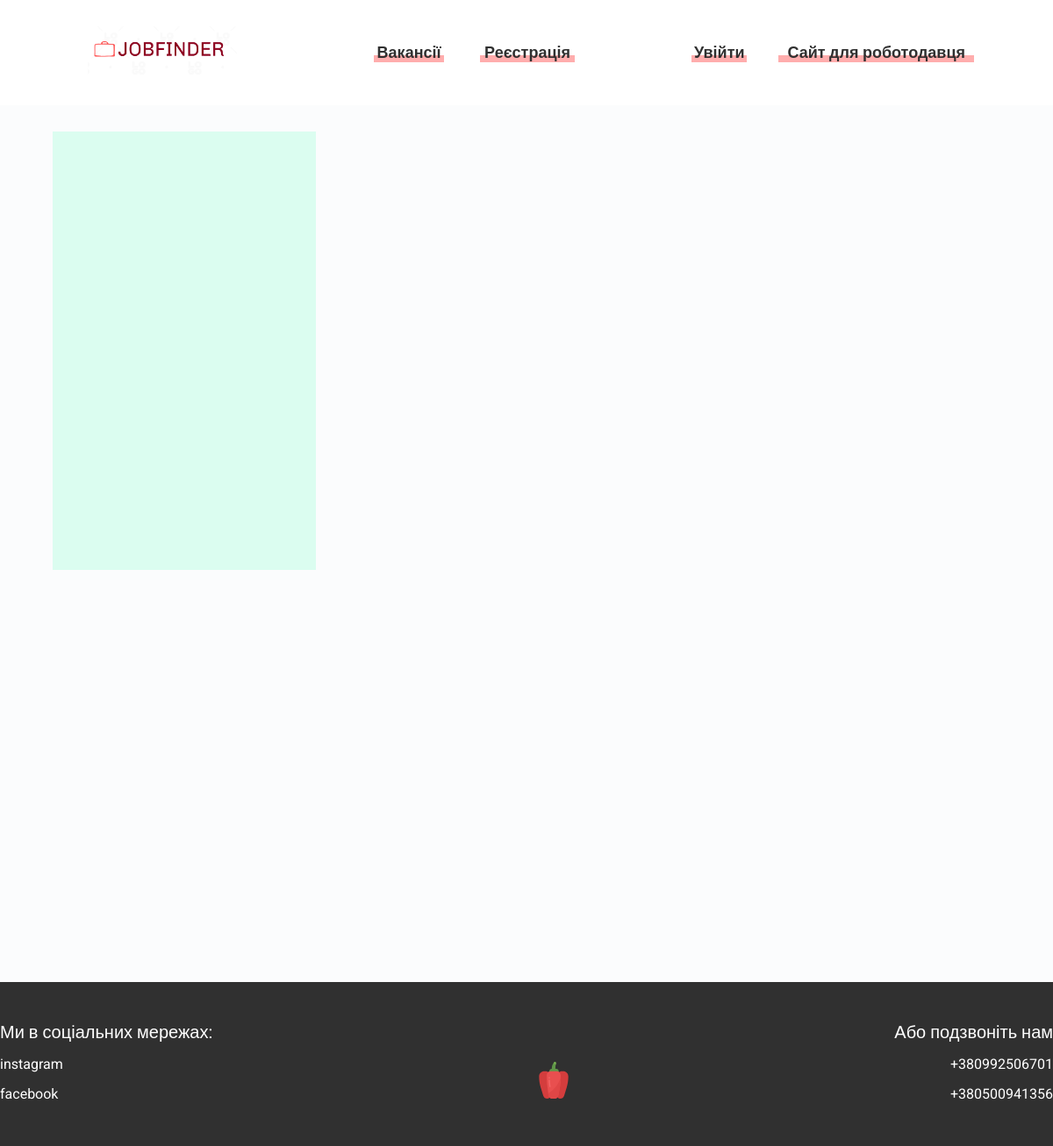
Before: /vacancies with the older database file.
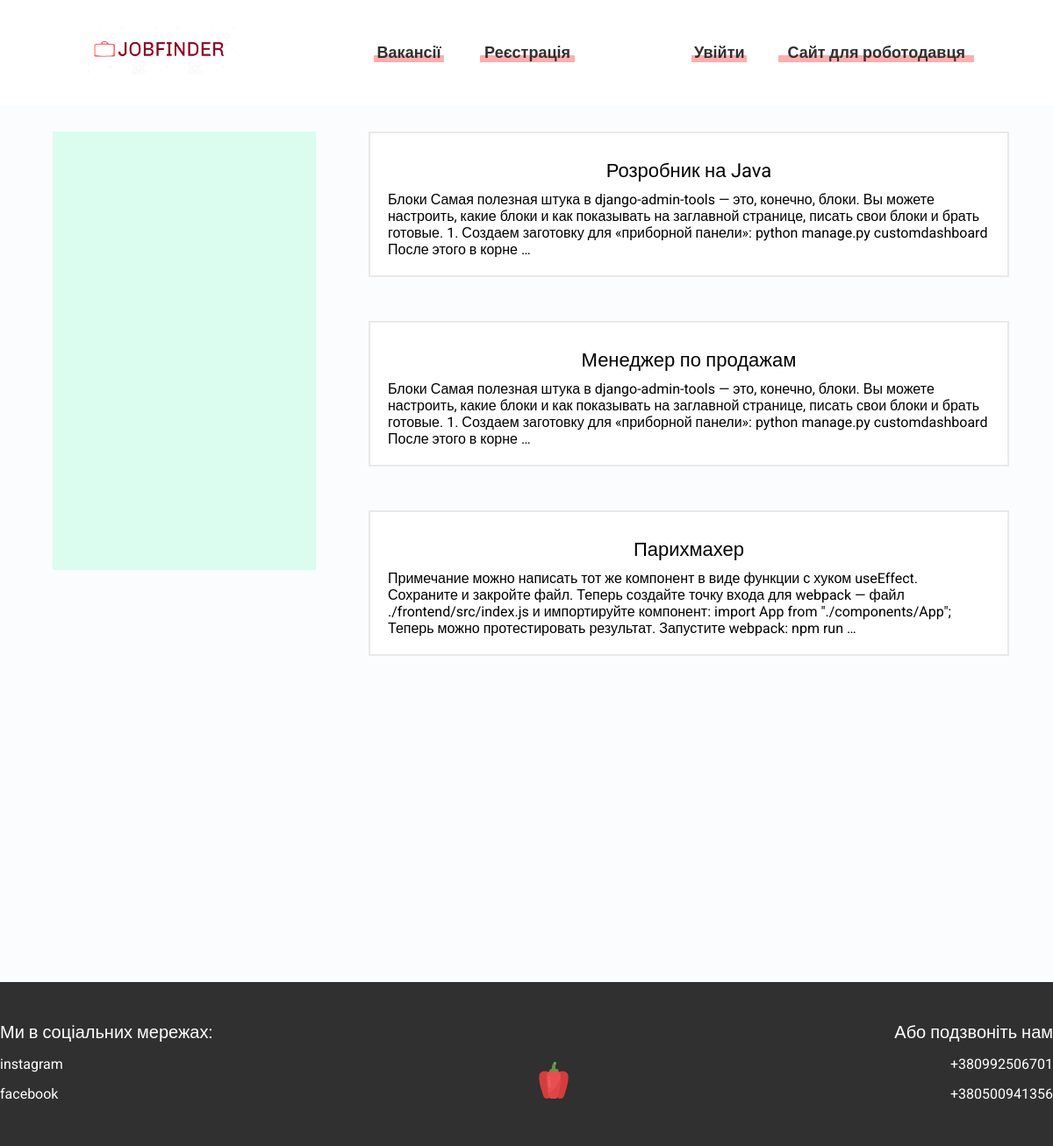
After: the same page with the newer database file.
### doc/models.py (models this page shows, shortened)
class JobList(models.Model):
    job_title = models.CharField(max_length=255, verbose_name='Назва')
    slug = models.SlugField(max_length=255, unique=True, db_index=True)
    salary = models.DecimalField(max_digits=10, decimal_places=2, verbose_name='Заробітня плата')
    job_description = models.TextField(verbose_name='Детальніше про вакансію')
    time_create = models.DateTimeField(auto_now_add=True, verbose_name='Дата публікації вакансії')
    available = models.BooleanField(default=True, verbose_name='Чи відкрита вакасія?')
    category = models.ForeignKey('Category', on_delete=models.PROTECT, verbose_name='Категорія')
    company = models.ForeignKey('Company', on_delete=models.PROTECT, verbose_name="Назва компанії")
    class Meta:
        verbose_name = 'Вакансія'
        verbose_name_plural = 'Вакансії'
        ordering = ['-time_create', 'job_title']

### doc/views.py (the view)
# urls.py: path('vacancies', vacancies_page, name='vacancies'),
def vacancies_page(request):
    vacancies = JobList.objects.all().order_by('-time_create')
    paginator = Paginator(vacancies, 8)
    page = request.GET.get('page')
    try:
        page_obj = paginator.page(page)
    except PageNotAnInteger:
        page_obj = paginator.page(1)
    except EmptyPage:
        page_obj = paginator.page(paginator.num_pages)
    return render(request, 'vacancies.html',
                  {'page': page,
                   'title': 'Вакансії',
                   'vacancies': page_obj, 'page_obj': page_obj})

### doc/templates/vacancies.html
{% extends 'base.html' %}
{% block content %}
<div class="content">
    <div class="sidepanel">
    </div>
    {% for vacancy in vacancies %}
    <div class="job__list">
        <div class="job__title">{{vacancy.job_title}}</div>
        <div class="job__description">{{vacancy.job_description|truncatewords:40}}</div>
    </div>
    {% endfor %}
</div>
{% endblock %}

### doc/templates/base.html (shortened to what this page needs)
<!DOCTYPE html>
<html lang="en">
<head>
    <link rel="stylesheet" href="static/css/style.css">
</head>
<body>
    <header class="header">
        <div class="header__left-block">
            <div class="header__logo">
                <a href="/"><img src="static/icons/Logo.png" alt="Лого"></a>
            </div>
            <nav class="header__link">
                <a href="/vacancies" class="header__link">Вакансії</a>
                {% if request.user.is_authenticated %}
                    <a href="/my_cv" class="header__link">Моє резюме</a>
                {% else %}
                    <a href="/register" class="header__link">Реєстрація</a>
                {% endif %}
            </nav>
        </div>
        <div class="header__right-block">
            {% if request.user.is_authenticated %}
            <a href="/user_profile" class="header__link">Тарнавчук Олег</a>
            {% else %}
            <a href="/login" class="header__link">Увійти</a>
            {% endif %}
            <a href="#" class="header__link">Сайт для роботодавця</a>
        </div>
    </header>
    {% block content %}
    {% endblock %}
    <footer class="footer">
        <div class="container">
            <div class="social">
                <div class="subtitle">Ми в соціальних мережах:</div>
                <a href="#" class="link">instagram</a>
                <a href="#" class="link">facebook</a>
            </div>
            <div class="pepper">
                <img src="static/icons/veg.svg" alt="pepper">
            </div>
            <div class="call">
                <div class="subtitle">Або подзвоніть нам</div>
                <a href="#" class="link">+380992506701</a>
                <a href="#" class="link">+380500941356</a>
            </div>
        </div>
    </footer>
</body>
</html>

### doc/static/css/style.css (style rules this page uses)
* { box-sizing: border-box; margin: 0; padding: 0; font-family: Roboto, sans-serif }
a { text-decoration: none }
.container { max-width: 1200px; margin: 0 auto }
.header { display: flex; justify-content: space-between; align-items: center; height: 120px; padding: 0 100px }
.header__left-block { display: flex; justify-content: space-between; min-width: 550px; align-items: center }
.header__logo { max-width: 170px }
.header__logo img { width: 100% }
.header__link { position: relative; margin-right: 45px; font-weight: 700; font-size: 18px; color: #303030 }
.header__link:last-child { margin-right: 0 }
.footer { min-height: 180px; background-color: #303030; padding: 45px 0 50px 0; color: #fff }
.footer .container { height: 100%; display: flex; justify-content: space-between; align-items: flex-end }
.footer .subtitle { font-size: 20px }
.footer .link { display: block; margin-top: 15px; font-size: 16px; color: #fff }
.footer .call { text-align: right }
.content { --bg-opacity: 0.3!important; padding-top: 30px; background-color: rgba(242,245,248,var(--bg-opacity))!important; min-height: 1000px; }
.job__list { background-color: white; padding: 20px; margin: 0px 50px 50px 420px; border: 2px solid #e9e9e9; }
.job__title { font-size: 22px; text-align:center; padding: 10px; }
.sidepanel { border: 1px red; position:absolute; left: 60px; top: 150px; height: 500px; width: 300px; background-color: #00ff9a21; display: flex; flex-direction: column; justify-content: space-between; align-items: center }

Changed rows visible on the page:
added JobList: job_title "Розробник на Java", job_description "Блоки Самая полезная штука в django-admin-tools — это, конечно, блоки. Вы можете настроить, какие блоки и как показывать на заглавной странице, писать свои блоки и брать готовые. 1. Создаем заготовку для «приборной панели»: python manage.py customdashboard После этого в корне …"
added JobList: job_title "Менеджер по продажам", job_description "Блоки Самая полезная штука в django-admin-tools — это, конечно, блоки. Вы можете настроить, какие блоки и как показывать на заглавной странице, писать свои блоки и брать готовые. 1. Создаем заготовку для «приборной панели»: python manage.py customdashboard После этого в корне …"
added JobList: job_title "Парихмахер", job_description "Примечание можно написать тот же компонент в виде функции с хуком useEffect. Сохраните и закройте файл. Теперь создайте точку входа для webpack — файл ./frontend/src/index.js и импортируйте компонент: import App from \"./components/App\"; Теперь можно протестировать результат. Запустите webpack: npm run …"
